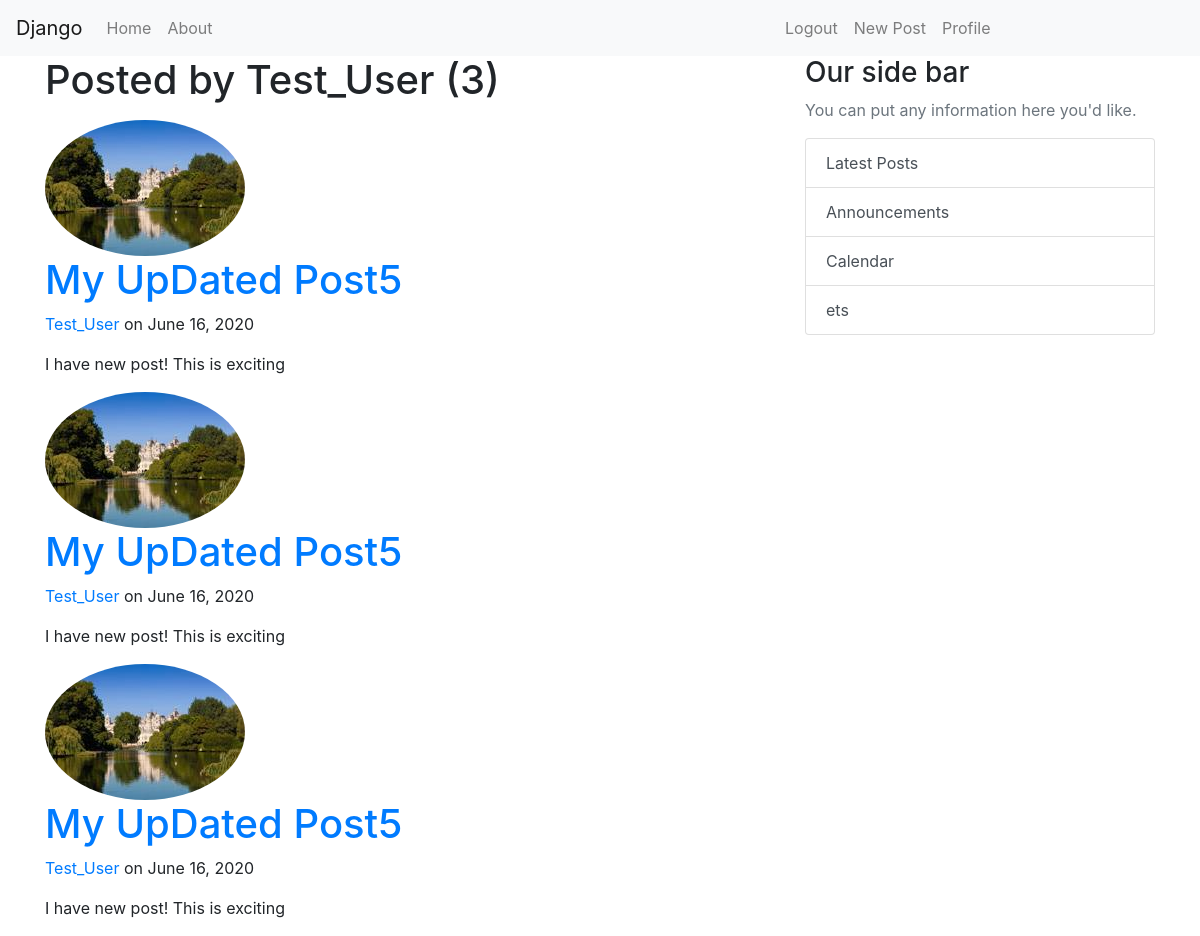
Page /user/Test_User (signed in) on the committed database.
### blog/models.py (models this page shows, shortened)
class Post(models.Model):
    title = models.CharField(max_length=100)
    content = models.TextField()
    date_posted = models.DateField(default=timezone.now())
    author = models.ForeignKey(User, on_delete=models.CASCADE)

### users/models.py (models this page shows, shortened)
class Profile(models.Model):
    user = models.OneToOneField(User, on_delete=models.CASCADE)
    image = models.ImageField(upload_to="profile_pics", default='default.png')

### blog/views.py (the view)
# urls.py: path('user/<str:username>', UserPostListView.as_view(), name='user-post'),
class UserPostListView(ListView):
    model = Post
    template_name = 'blog/user_post.html'
    context_object_name = 'post'
    paginate_by = 5
    def get_queryset(self):
        user = get_object_or_404(User, username=self.kwargs.get("username"))
        return Post.objects.filter(author=user).order_by("-date_posted")

### blog/templates/Blog/user_post.html (shortened to what this page needs)
{% extends 'Blog/base.state.html' %}
{% block content %}
    <h1 class="mb-3">  Posted by {{ view.kwargs.username }} ({{ page_obj.paginator.count }})</h1>
{% for post in post %}
    <div >
    <img  class="rounded-circle article-img" src="{{ post.author.profile.image.url }}">
    <h1><a href="{% url 'post-detail' post.id %}">{{ post.title }}</a></h1>
        <p><a href="{% url 'user-post' post.author.username %}">{{ post.author }}</a> on {{ post.date_posted | date:"F d, Y"}}</p>
    <p>{{ post.content }}</p>
    </div>
{% endfor %}
{% endblock content %}

### rows in the picture
Post: author.profile.image (picture), title "My UpDated Post5", author "Test_User", date_posted "June 16, 2020", content "I have new post! This is exciting"
Post: author.profile.image (picture), title "My UpDated Post5", author "Test_User", date_posted "June 16, 2020", content "I have new post! This is exciting"
Post: author.profile.image (picture), title "My UpDated Post5", author "Test_User", date_posted "June 16, 2020", content "I have new post! This is exciting"

### other values in the picture
{{ view.kwargs.username }} "Test_User"
{{ page_obj.paginator.count }} "3"
